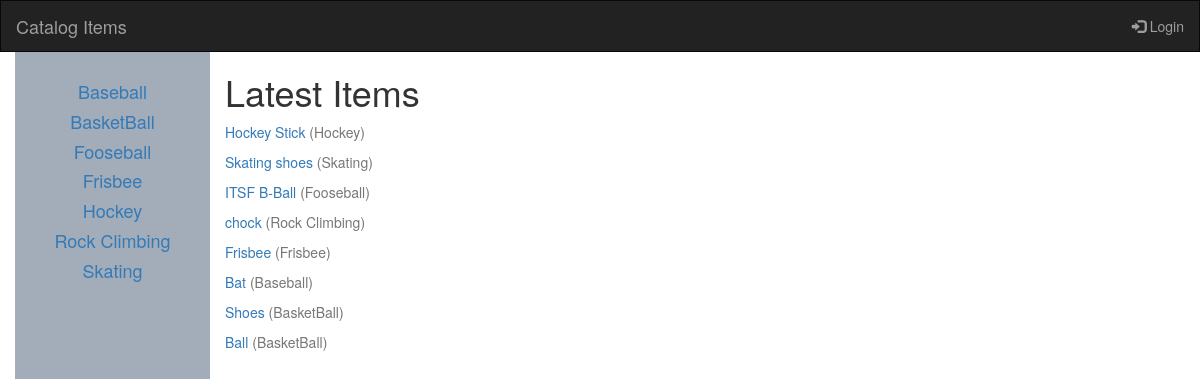
The app's page /catalog/, older data.
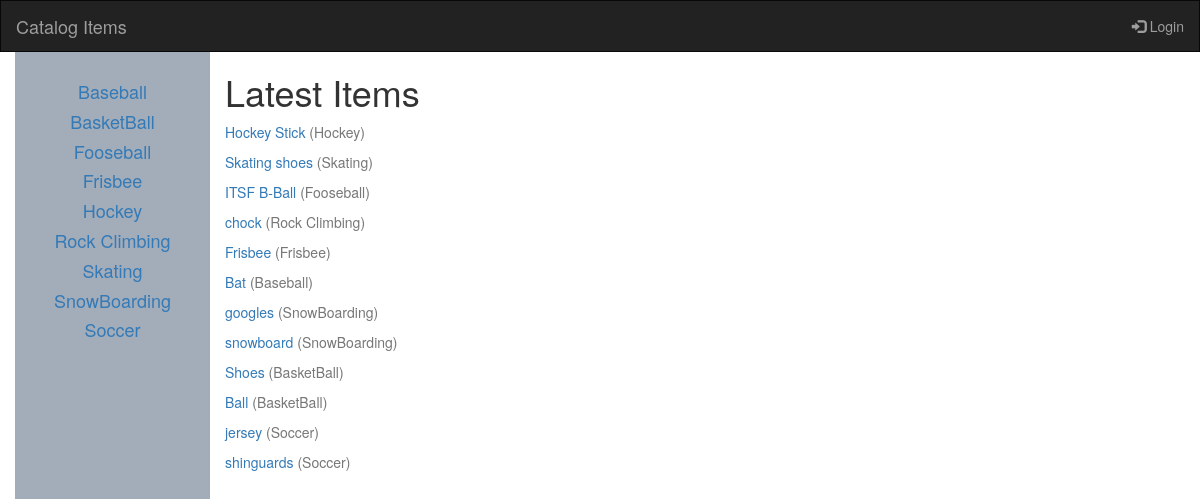
The same page, newer data.
### database_setup.py (models this page shows, shortened)
class Catalog(Base):
    __tablename__ = 'catalog'
    id = Column(Integer, primary_key=True)
    name = Column(String(250), nullable=False)

class CatalogItem(Base):
    __tablename__ = 'catalog_item'
    name = Column(String(80), nullable=False, unique=True)
    id = Column(Integer, primary_key=True)
    description = Column(String(250))
    picture_name = Column(String(500))
    catalog_id = Column(Integer, ForeignKey('catalog.id'))
    catalog = relationship(Catalog, backref=backref("items", cascade="all,delete"))
    user_id = Column(Integer, ForeignKey('user.id'))
    user = relationship(User, backref=backref("items", cascade="all,delete"))

### project.py (the view)
@app.route('/')
@app.route('/catalog/')
def showcatalogs():
    catalogs = session.query(Catalog).order_by(asc(Catalog.name))
    items = session.query(CatalogItem).order_by(CatalogItem.id.desc()) \
        .limit(12).all()
    return render_template('catalogs.html', catalogs=catalogs, items=items,
                           login_session=login_session)

### templates/catalogs.html (shortened to what this page needs)
{% extends "main.html" %}
{% block content %}
<div class="container text-center">
  <div class="row content">
    <div class="col-md-2 sidenav">
      {% for catalog in catalogs %}
      <h4><a href="{{url_for('showitems', catalog_name = catalog.name)}}">{{catalog.name}}</a></h4>
      {% endfor %}
    </div>
    <div class="col-md-8 text-left">
      <h1>Latest Items</h1>
      {% for item in items %}
      <p ><a href="{{url_for('showitem', catalog_name = item.catalog.name , item_name=item.name)}}">{{item.name}}  <span class="text-muted">({{item.catalog.name}})</span> </a></p>
      {% endfor %}
    </div>
    <div class="col-md-2 text-center">
      </div>
  </div>
</div>
{% endblock %}

### templates/main.html (shortened to what this page needs)
<!DOCTYPE html>
<html lang="en">
<head>
  <link rel="stylesheet" href="https://maxcdn.bootstrapcdn.com/bootstrap/3.3.7/css/bootstrap.min.css">
</head>
	<body>
			<nav class="navbar navbar-inverse">
					<div class="container-fluid">
					  <div class=" navbar-light bg-light">
					<a class="navbar-brand" href="{{url_for('showcatalogs')}}">Catalog Items</a>
					  </div>
						<ul class="nav navbar-nav navbar-right">
								{% if session['username'] %}
								<li><a href="{{url_for('disconnect')}}"><span class="glyphicon glyphicon-log-out"></span> LogOut</a></li>
								{% else %}
								<li><a href="{{url_for('showLogin')}}"><span class="glyphicon glyphicon-log-in"></span> Login</a></li>
								{% endif %}
						</ul>
					</div>
				  </nav>
			{% block content %}
			{% endblock %}
	</body>
</html>

### templates/main.html (style rules this page uses)
.navbar { margin-bottom: 0; border-radius: 0; }
.row.content { height: 960px }
.sidenav { padding-top: 20px; background-color: #a3acb9; height: 100%; }

Row changes from the older to the newer data that the page shows:
added Catalog: name "SnowBoarding"
added Catalog: name "Soccer"
added CatalogItem: name "googles", catalog.name "SnowBoarding"
added CatalogItem: name "snowboard", catalog.name "SnowBoarding"
added CatalogItem: name "jersey", catalog.name "Soccer"
added CatalogItem: name "shinguards", catalog.name "Soccer"
